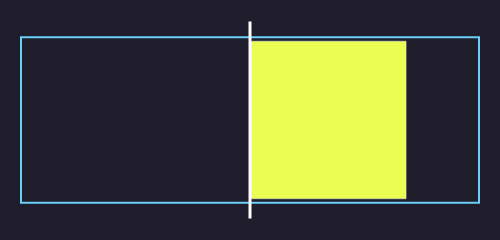

Here is the notebook cell this chart was saved with:
### Code cell
# Display KPI for coaches
player = df_grouped.iloc[-7]
plot_Over_xPass(player)

### Figure 1 — Plotly figure (JSON) as saved in the notebook; plotly's stock layout.template omitted (floating-point values rounded to 4 significant figures)
{"data": [{"marker": {"color": "rgba(235, 254, 83, 1)"}, "orientation": "h", "type": "bar", "x": [1.363], "y": [0]}], "layout": {"autosize": true, "height": 100, "margin": {"b": 20, "l": 20, "r": 20, "t": 20}, "paper_bgcolor": "rgba(31, 29, 43, 1)", "plot_bgcolor": "rgba(31, 29, 43, 1)", "shapes": [{"layer": "below", "line": {"color": "rgba(105, 207, 249, 1)"}, "type": "rect", "x0": -2, "x1": 2, "y0": 0.42, "y1": -0.42}, {"line": {"color": "white", "width": 3}, "type": "line", "x0": 0, "x1": 0, "xref": "x", "y0": 0.5, "y1": -0.5, "yref": "y"}], "showlegend": false, "width": 500, "xaxis": {"showgrid": false, "visible": false, "zeroline": false}, "yaxis": {"showgrid": false, "visible": false, "zeroline": false}}}
